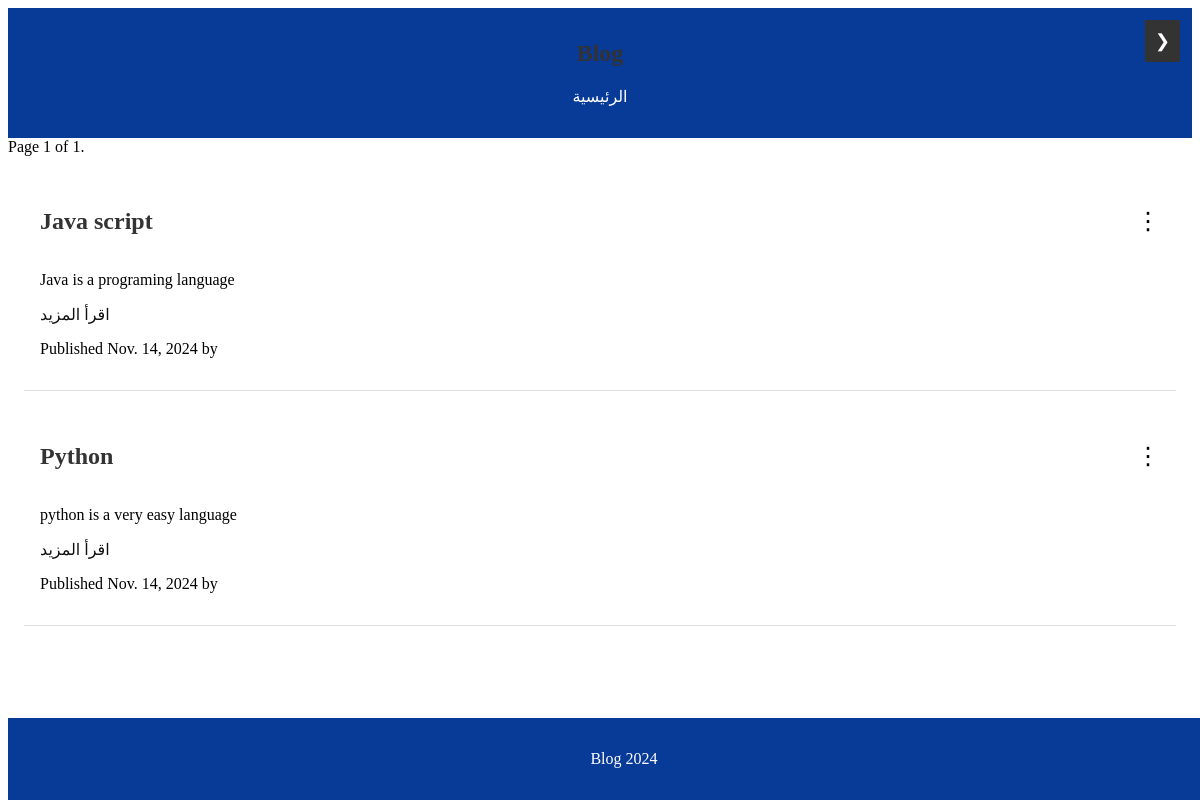
Before: / with the older database file.
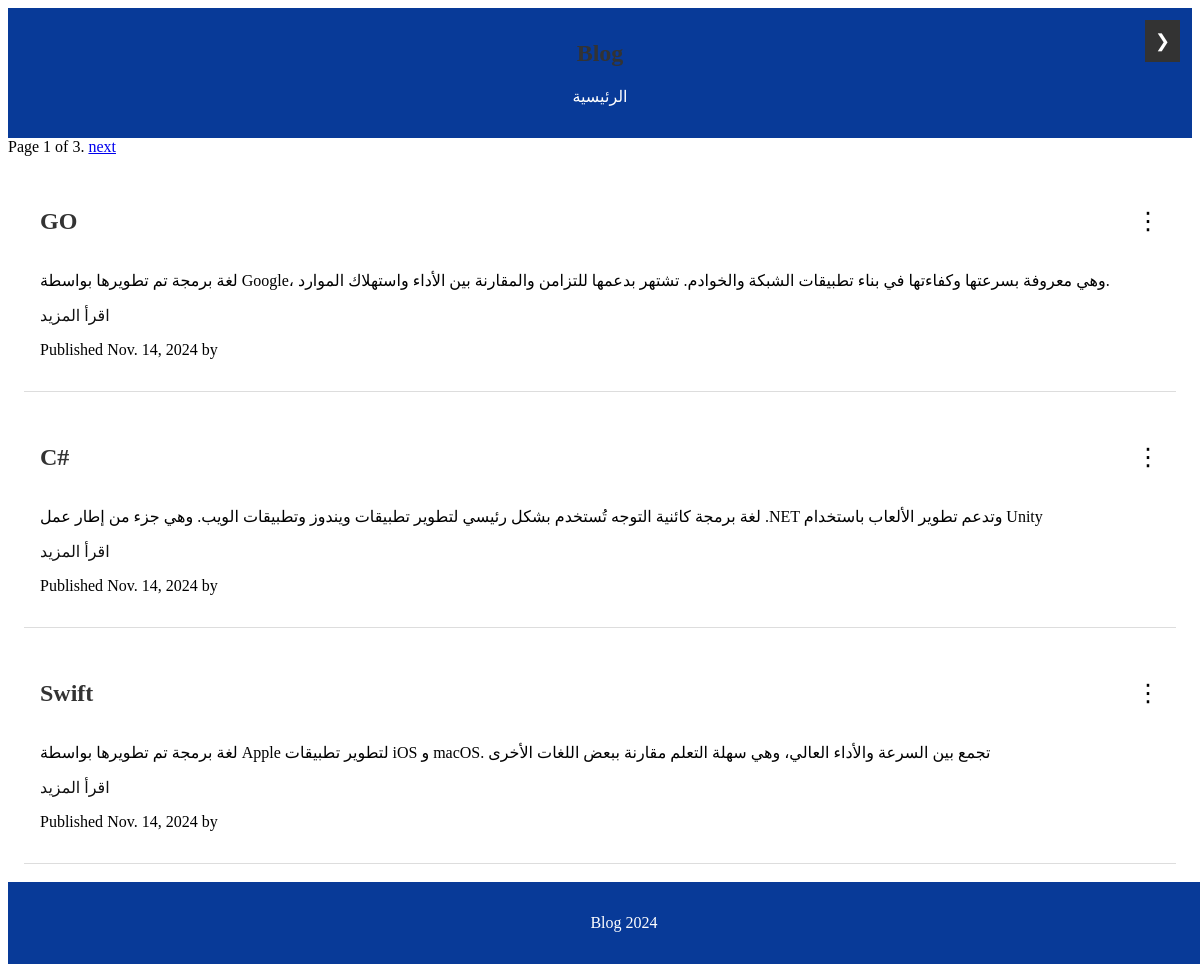
After: the same page with the newer database file.
### home/models.py (models this page shows, shortened)
class Post(models.Model):
    class Status(models.TextChoices):
        DRAFT = 'DF', 'Draft'
        PUBLISHED = 'PB', 'Published'
    title = models.CharField(max_length=200)
    auther = models.ForeignKey(User ,on_delete=models.CASCADE , related_name= 'blog_post',null=True , blank=True)
    slug = models.SlugField(max_length=200 , unique_for_date='publish',null=True , blank=True)
    body = models.TextField()
    publish = models.DateField(default=timezone.now)
    created = models.DateField(auto_now_add=True)
    updated = models.DateField(auto_now_add=True)
    status = models.CharField(max_length=2,choices=Status.choices,default=Status.DRAFT)
    class Meta:
        ordering = ['-publish']  #to order the posts from oldest to newest
        indexes =[
            models.Index(fields=['publish']),
        ]
    def get_absolute_url(self):
        return reverse("blog:details", args=[
        self.publish.year,
        self.publish.month,
        self.publish.day,
        self.slug,
        ])
    def get_delete_url(self):
        return reverse("blog:delete_post", args=[self.id])
    def get_update_url(self):
        return reverse("blog:update_post", args=[self.id])

### home/views.py (the view)
# urls.py: path('',views.posts_list,name='home'),
def posts_list(request):
    posts = Post.objects.all()
    paginator = Paginator(posts, 3)  # استخدم posts بدلاً من posts_list
    page_num = request.GET.get('page', 1)  # الحصول على رقم الصفحة من الرابط أو تعيين الصفحة الأولى كافتراضي
    page_obj = paginator.page(page_num)  # استخدم paginator بدلاً من Paginator مباشرة
    return render(request, 'home.html', {'posts': page_obj})

### templates/home.html (shortened to what this page needs)
{% extends "base.html" %}
{% block content %}
<main class="main">
    {% for post in posts %}
        <article class="article">
            <div class="article-header">
                <h2>{{ post.title }}</h2>
                <div class="options-menu">
                    <span class="options-icon" onclick="toggleMenu(this)">⋮</span>
                </div>
            </div>
            <p>{{ post.body }}</p>
            <a href="{{post.get_absolute_url}}">اقرأ المزيد</a>
            <p class="date">Published {{ post.publish }} by {{ post.author }}</p>
        </article>
    {% endfor %}
</main>
{% endblock %}

Changed rows visible on the page:
no longer on this page (row edited): Post: title "Java script", body "Java is a programing language", publish "Nov. 14, 2024"
no longer on this page (row edited): Post: title "Python", body "python is a very easy language", publish "Nov. 14, 2024"
added Post: title "GO", body "لغة برمجة تم تطويرها بواسطة Google، وهي معروفة بسرعتها وكفاءتها في بناء تطبيقات الشبكة والخوادم. تشتهر بدعمها للتزامن والمقارنة بين الأداء واستهلاك الموارد.", publish "Nov. 14, 2024"
added Post: title "C#", body "لغة برمجة كائنية التوجه تُستخدم بشكل رئيسي لتطوير تطبيقات ويندوز وتطبيقات الويب. وهي جزء من إطار عمل .NET وتدعم تطوير الألعاب باستخدام Unity", publish "Nov. 14, 2024"
added Post: title "Swift", body "لغة برمجة تم تطويرها بواسطة Apple لتطوير تطبيقات iOS و macOS. تجمع بين السرعة والأداء العالي، وهي سهلة التعلم مقارنة ببعض اللغات الأخرى", publish "Nov. 14, 2024"
Other visible differences:
{{ posts.paginator.num_pages }}: "1" → "3"
text now shown: "next"
